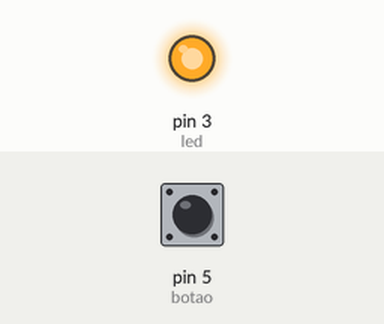
Recording of a sketch running on a simulated Arduino Uno, built with avr-gcc and run on an emulated ATmega328P. Shown: output pins drawn as LEDs (lit = HIGH). The inputs (shaded band) are chosen by the test bench; at power-on: pin 5 (botao) LOW.

Above: at 1.2 s.
1.3 s: pin 5 (botao) pulled HIGH for 0.15 s
At 1.37 s:
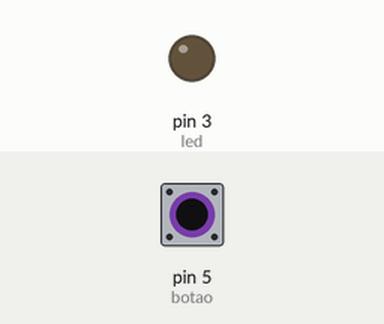
2.9 s: pin 5 (botao) pulled HIGH for 3.2 s
At 7.1 s:
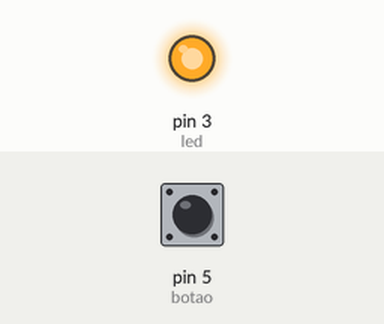
Timing chart, 0 to 8.6 s (numbered marks = the images above; inputs shaded):
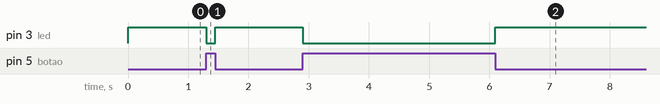

The sketch:

codigo5.ino
```cpp
const int led = 3;
const int botao = 5;

void setup()
{
  pinMode(led, OUTPUT);
  pinMode(botao, INPUT);
}

int var;

void loop()
{
  var = digitalRead(botao);

  if(var == 1) {
    digitalWrite (led, LOW);
  } else {
    digitalWrite (led, HIGH);
  }


}
```

Measured:
- after the input at 1.3 s, pin 3 (led): HIGH → LOW at once, → HIGH 0.15 s later
- after the input at 2.9 s, pin 3 (led): HIGH → LOW at once, → HIGH 3.2 s later
